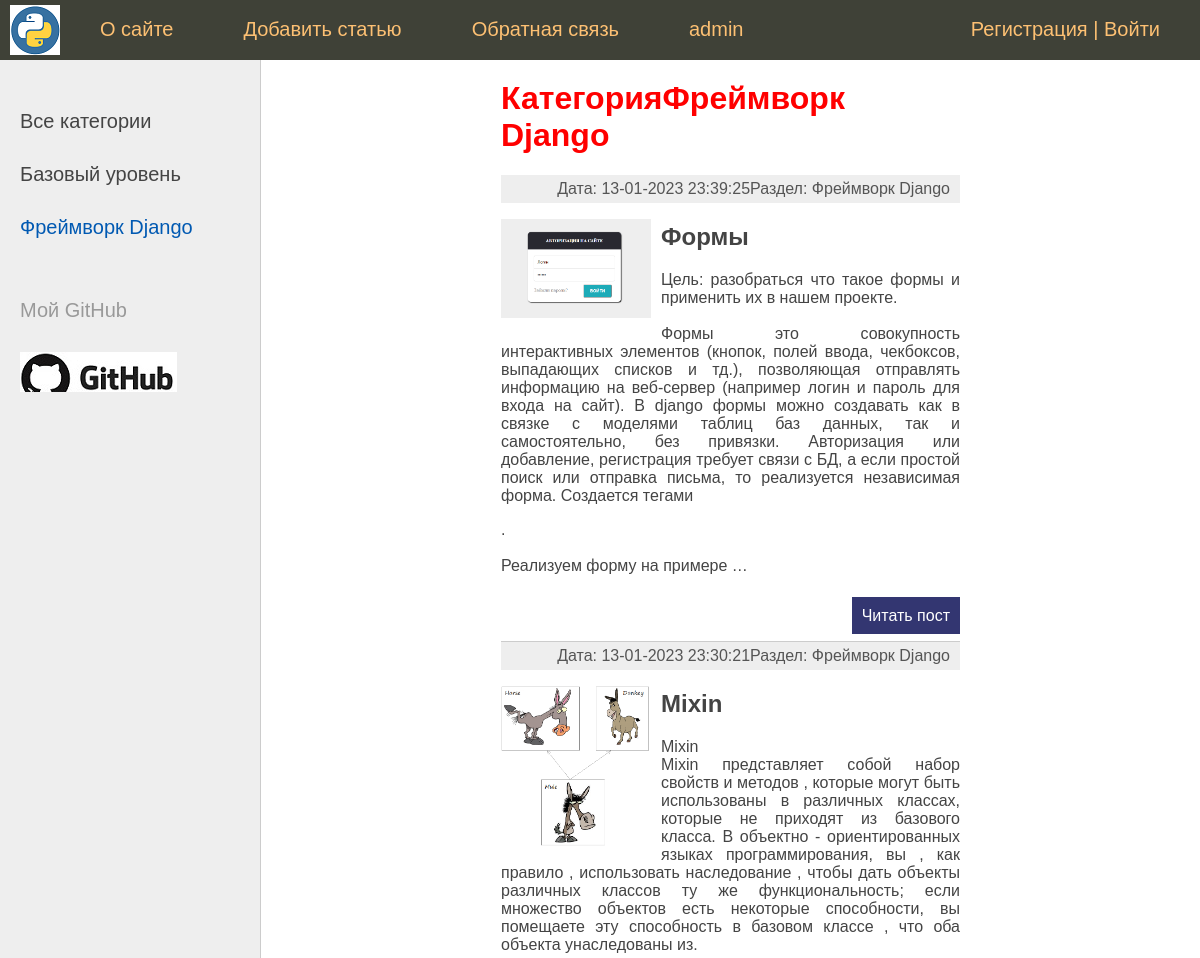
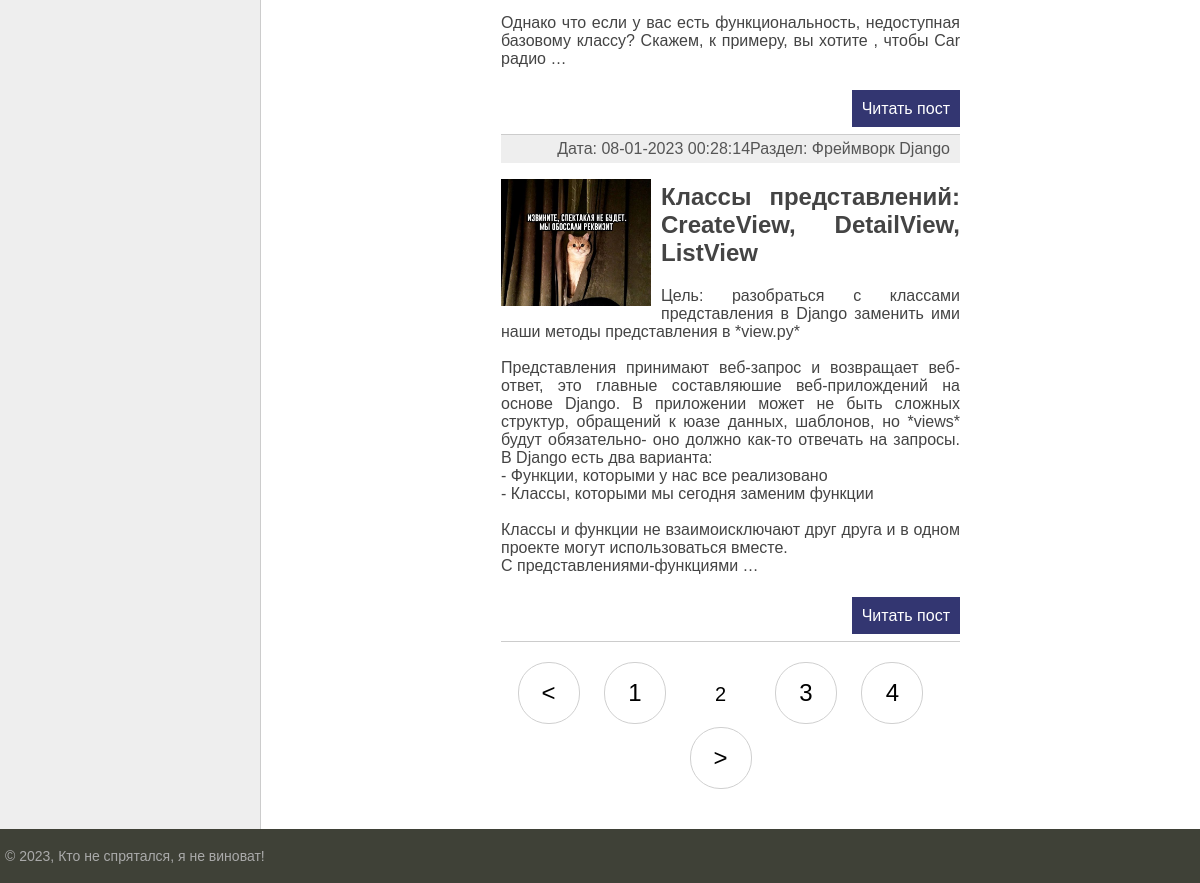
The app's page /category/frejmvork-django/?page=2, older data (2 pictures, top to bottom).
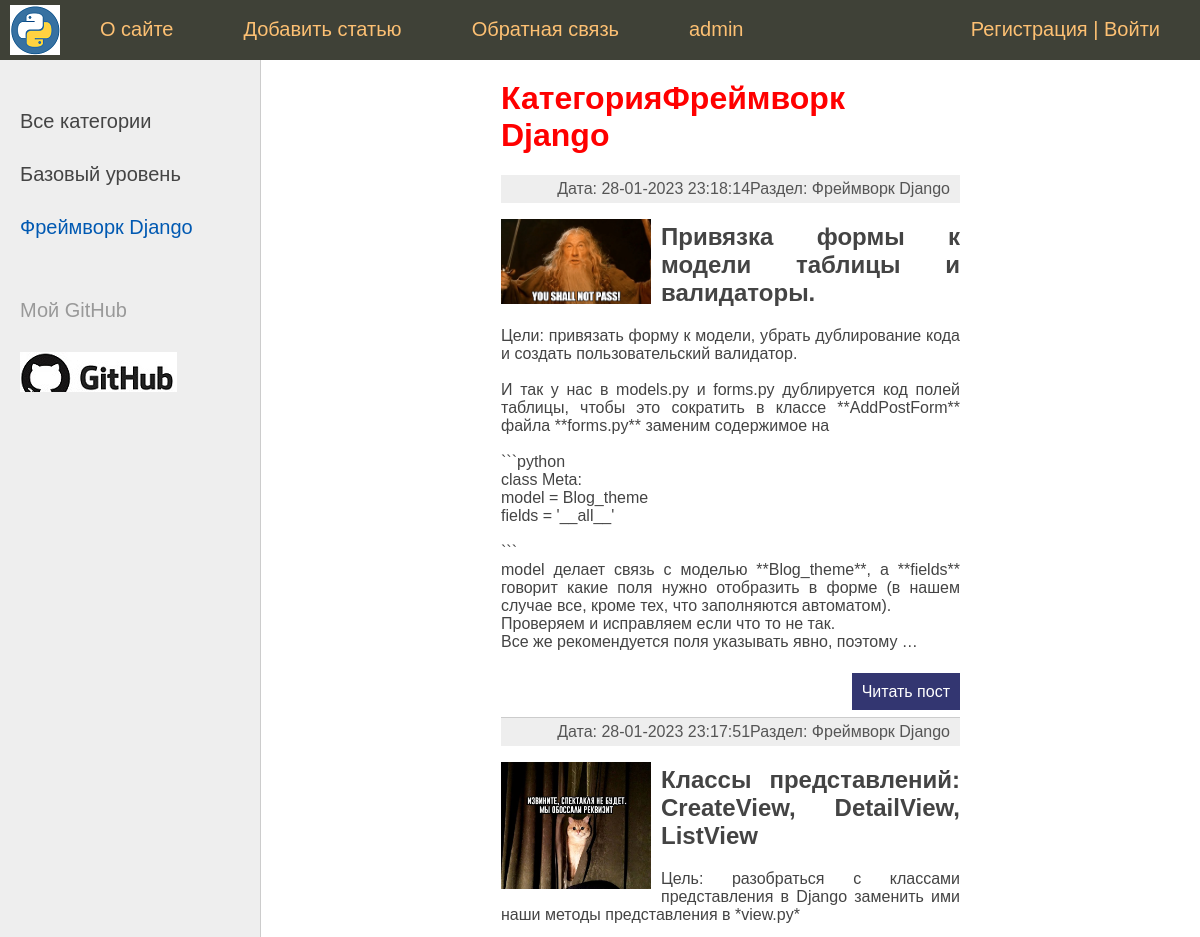
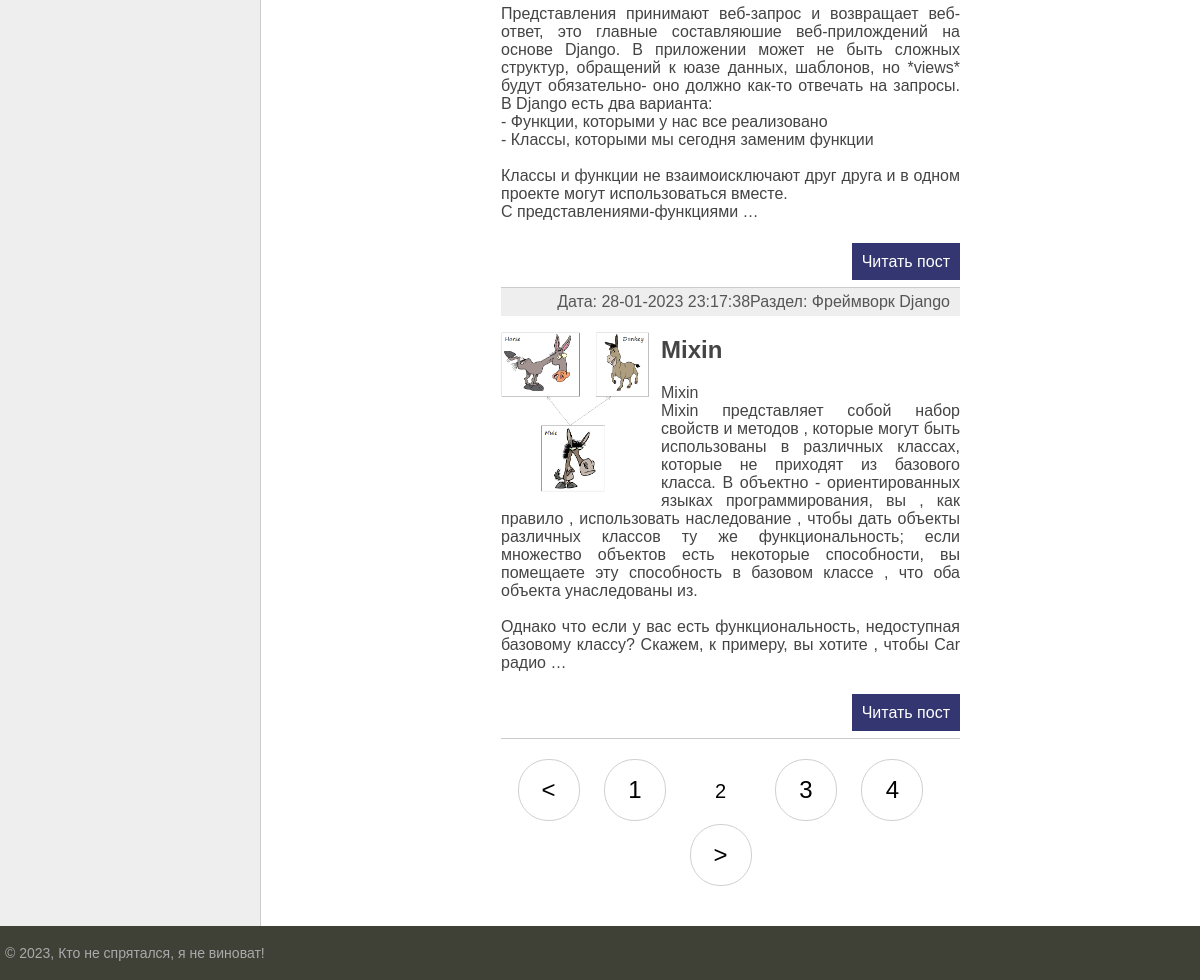
The same page, newer data (2 pictures, top to bottom).
### blog_theme/models.py (models this page shows, shortened)
class Category(models.Model):
    name = models.CharField(max_length=100, db_index=True, verbose_name='Раздел')
    slug = models.SlugField(max_length=255, unique=True, db_index=True, verbose_name='URL')
    def __str__(self):
        return self.name
    def get_absolute_url(self):
        return reverse('category', kwargs={'cat_slug': self.slug})
    class Meta:
        verbose_name = 'Раздел:'
        verbose_name_plural = 'Разделы:'
        ordering = ['id']

class Blog_theme(models.Model):
    title = models.CharField(max_length=255, verbose_name='Заголовок')
    slug = models.SlugField(max_length=255, unique=True, db_index=True, verbose_name='URL')
    content = MDTextField()
    photo = models.ImageField(upload_to="photos/%Y/%m/%d", verbose_name='Фото')
    time_created = models.DateTimeField(auto_now_add=True, verbose_name='Создано')
    time_updated = models.DateTimeField(auto_now=True, verbose_name='Изменено')
    is_published = models.BooleanField(default=True, verbose_name='Опубликованно')
    cat = models.ForeignKey('Category', on_delete=models.PROTECT, verbose_name='Раздел')
    def get_absolute_url(self):
        return reverse('post', kwargs={'post_slug': self.slug})
    class Meta:
        verbose_name = 'Темы1:'
        verbose_name_plural = 'Темы:'
        ordering = ['-time_updated', 'title']

### blog_theme/views.py (the view)
# urls.py: path('category/<slug:cat_slug>/', Blog_themeCategory.as_view(), name='category'),
class Blog_themeCategory(DataMixin, ListView):
    paginate_by = 3
    model = Blog_theme
    template_name = 'blog_theme/index.html'
    context_object_name = 'posts'
    allow_empty = False
    def get_queryset(self):
        return Blog_theme.objects.filter(cat__slug=self.kwargs['cat_slug'], is_published=True).select_related('cat')
    def get_context_data(self, *, object_list=None, **kwargs):
        context = super().get_context_data(**kwargs)
        c_def = self.get_user_context(title='Категория' + str(context['posts'][0].cat),
                                        cat_selected=self.kwargs['cat_slug'])
        context.update(c_def)
        return context

### blog_theme/templatetags/blog_theme_tags.py (called while the page is built)
@register.simple_tag()
def get_menu():
    menu = [{'title': 'О сайте', 'url_name': 'about'},
            {'title': 'Добавить статью', 'url_name': 'add_page'},
            {'title': 'Обратная связь', 'url_name': 'contact'},
            ]
    return menu

### blog_theme/utils.py (called while the page is built)
    def get_user_context(self, **kwargs):
        context = kwargs
        cats = cache.get('cats')
        if not cats:
            cats = Category.objects.annotate(Count('blog_theme'))
            cache.set('cats', cats, 60)
        print(cats)
        context['cats'] = cats
        if 'cat_selected' not in context:
            context['cat_selected'] = 0
        return context

### blog_theme/templates/blog_theme/index.html (shortened to what this page needs)
{% extends 'blog_theme/base.html' %}
{% load markdown_extras %}
{% block content %}
<h1>{{ title }}</h1>
<ul class="list-articles">
    {% for p in posts %}
    <li><div class="article-panel">
        <p class="last">Раздел: {{p.cat}}</p>
        <p class="last">Дата: {{p.time_updated|date:" d-m-Y H:i:s "}}</p>
    </div>
{% if p.photo %}
        <p><img class="img-article-left thumb" src="{{p.photo.url}}"></p>
{% endif %}
        <h2>{{p.title}}</h2>
        <p>{{p.content|safe|linebreaksbr|truncatewords:80}}</p>
        <p class="link-read-post"><a href="{{ p.get_absolute_url }}">Читать пост</a> </p>
    </li>
    {% endfor %}
</ul>
{% endblock %}

### blog_theme/templates/blog_theme/base.html (shortened to what this page needs)
{% load static %}
{% load blog_theme_tags %}
<html>
<head>
    <link href="{% static 'blog_theme/css/styles.css' %}" type="text/css" rel="stylesheet"/>
    <link href="{% static 'blog_theme/css/codehilite_styles.css' %}" type="text/css" rel="stylesheet"/>
</head>
<body>
<table class="table-page" border=0 cellpadding="0" cellspacing="0">
    <tr>
        <td valign=top>
            {% block mainmenu %}
                <div class="header">
                    <ul id="mainmenu" class="mainmenu">
                        <li class="logo"><a href="{% url 'home' %}">
                            <div class="logo"></div>
                        </a></li>
                        {% get_menu as menu %}
                        {% for m in menu %}
                                <li><a href="{% url m.url_name %}">{{ m.title }}</a></li>
                        {% endfor %}
                        {% if request.user.is_authenticated %}
                            <li class="last">{{ user.username }} | <a href="{% url 'logout' %}">Выйти</a></li>
                        {% else %}
                            <li class="last"><a href="{% url 'register' %}">Регистрация </a>|<a
                                    href="{% url 'login' %}"> Войти</a></li>
                        {% endif %}
                        <li><a href="/admin">admin</a></li>
                    </ul>
                </div>
            {% endblock mainmenu %}
            <table class="table-content" border=0 cellpadding="0" cellspacing="0">
                <tr>
                    <td valign="top" class="left-chapters">
                        <ul id="leftchapters">
                            {% if cat_selected == 0 %}
                                <li class="selected">Все категории</li>
                            {% else %}
                                <li><a href="{% url 'home' %}">Все категории</a></li>
                            {% endif %}
                            {% for c in cats %}
                                {% if c.blog_theme__count > 0 %}
                                    {% if c.slug == cat_selected %}
                                        <li class="selected">{{ c.name }}</li>
                                    {% else %}
                                        <li><a href="{{ c.get_absolute_url }}">{{ c.name }}</a></li>
                                    {% endif %}
                                {% endif %}
                            {% endfor %}
                            <li class="share">
                                <p>Мой GitHub</p>
                                <a class="share-yt" href="https://github.com/Sarge322" target="_blank"
                                   rel="nofollow"></a>
                            </li>
                        </ul>
                    </td>
                    <td valign="top" class="content">
                        <div>
                            {% block content %}
                            {% endblock %}
                            {% if page_obj.has_other_pages %}
                                <nav class="list-pages">
                                    <ul>
                                        {% if page_obj.has_previous %}
                                            <li class="page-num">
                                                <a href="?page={{ page_obj.previous_page_number }}">&lt;</a>
                                            </li>
                                        {% endif %}
                                        {% for p in paginator.page_range %}
                                            {% if page_obj.number == p %}
                                                <li class="page-num page-num-selected">{{ p }}</li>
                                            {% elif p >= page_obj.number|add:-2 and p <= page_obj.number|add:2 %}
                                                <li class="page-num">
                                                    <a href="?page={{ p }}">{{ p }}</a>
                                                </li>
                                            {% endif %}
                                        {% endfor %}
                                        {% if page_obj.has_next %}
                                            <li class="page-num">
                                                <a href="?page={{ page_obj.next_page_number }}">&gt;</a>
                                            </li>
                                        {% endif %}
                                    </ul>
                                </nav>
                            {% endif %}
                        </div>
                    </td>
                </tr>
            </table>
        </td>
    </tr>
    <tr>
        <td valign=top>
            <div id="footer">
                <p>&copy; 2023, Кто не спрятался, я не виноват!</p>
            </div>
        </td>
    </tr>
</table>
</body>
</html>

### blog_theme/static/blog_theme/css/styles.css (style rules this page uses)
html, body { font-family: 'Arial'; margin: 0; padding: 0; height: 100%; width: 100%; color: #444; }
h1 { color: red; }
a { color: #0059b2; text-decoration: none; }
img { max-width: 600px; height: auto; }
img.img-article-left { max-width: 300px; height: auto; float: left; padding: 0 10px 10px 0; }
img.img-article-left.thumb { max-width: 150px; height: auto; }
p.link-read-post { text-align: right; }
p.link-read-post a { padding: 10px; min-width: 100px; background: #333671; color: #fff; text-decoration: none; }
div.article-panel { background: #eee; padding: 5px 10px 5px 10px; box-sizing: border-box; overflow: hidden; color: #555; }
div.article-panel p.last { margin: 0; float: right; }
ul.list-articles { list-style: none; margin: 0; padding: 0; }
ul.list-articles li { border-bottom: 1px solid #ccc; }
.table-page { width: 100%; height: 100%; vertical-align: top; }
.table-page tr { height: 100%; }
.header { background: #3F4137; height: 60px; }
.logo { background: url('../images/logo.png') no-repeat 10px 5px; width: 70px; height: 60px; }
ul.mainmenu { list-style: none; margin: 0; padding: 0; height: 60px; color: #fdc073; font-size: 20px; overflow: hidden; }
ul.mainmenu li { float: left; margin: 18px 40px 0 30px; }
ul.mainmenu li.logo { margin: 0; }
ul.mainmenu li.last { float: right; }
ul.mainmenu li a { color: #fdc073; text-decoration: none; }
.table-content { width: 100%; min-height: 100%; height: 100%; }
.left-chapters { margin: 0; background: #eee; border-right: 1px solid #ccc; min-height: 100%; }
.left-chapters ul { width: 230px; min-height: 100%; margin: 0; padding: 20px 10px 10px 20px; list-style: none; font-size: 20px; }
.left-chapters ul li { margin: 30px 0 0 0; color: #999; }
.left-chapters ul li.selected { color: #0059b2; }
.left-chapters ul li a { color: #444; text-decoration: none; }
.left-chapters ul li.share { margin: 60px 0 0 0; }
.left-chapters ul li.share p { margin: 30px 0 30px 0; }
.left-chapters ul li.share a { display: inline-block; width: 40px; height: 40px; margin: 0 20px 0 0; }
.left-chapters ul li.share a.share-yt { width: 100%; height: 40px; background: url('../images/share_yt.jpg') no-repeat 0 0 }
.content { padding: 20px 20% 20px 20%; width: 100%; text-align: justify; box-sizing: border-box; }
#footer { box-sizing: border-box; background: #3F4137; padding: 5px; color: #aaa; font-size: 14px; font-family: Verdana, Geneva, Arial, Helvetica; text-align: left; overflow: hidden; }
.list-pages { text-align: center; margin: 0 0 20px 0; }
.list-pages ul { margin: 20px 0 0 0; padding: 0; list-style: none; }
.list-pages ul li { display: inline-block; margin: 0 20px 0 0; }
.list-pages a { color: #000; font-size: 24px; text-decoration: none; }
.list-pages .page-num, .page-num-selected { display: inline-block; width: 60px; height: 44px; padding: 16px 0 0 0; border: 1px solid #d0d0d0; border-radius: 30px; }
.list-pages .page-num-selected { border: none; color: #000; font-size: 20px; }

Row changes from the older to the newer data that the page shows:
no longer on this page (row unchanged): Blog_theme: cat "Фреймворк Django", time_updated "13-01-2023 23:39:25", photo (picture), title "Формы", content "Цель: разобраться что такое формы и применить их в нашем проекте. Формы это совокупность интерактивных элементов (кнопок, полей ввода, чекбоксов, выпадающих списков и тд.), позволяющая отправлять информацию на веб-сервер (например логин и пароль для входа на сайт). В django формы можно создавать как в связке с моделями таблиц баз данных, так и самостоятельно, без привязки. Авторизация или добавление, регистрация требует связи с БД, а если простой поиск или отправка письма, то реализуется независимая форма. Создается тегами . Реализуем форму на примере …"
now on this page (row edited): Blog_theme: cat "Фреймворк Django", time_updated "28-01-2023 23:18:14", photo (picture), title "Привязка формы к модели таблицы и валидаторы.", content "Цели: привязать форму к модели, убрать дублирование кода и создать пользовательский валидатор. И так у нас в models.py и forms.py дублируется код полей таблицы, чтобы это сократить в классе **AddPostForm** файла **forms.py** заменим содержимое на ```python class Meta: model = Blog_theme fields = '__all__' ``` model делает связь с моделью **Blog_theme**, а **fields** говорит какие поля нужно отобразить в форме (в нашем случае все, кроме тех, что заполняются автоматом). Проверяем и исправляем если что то не так. Все же рекомендуется поля указывать явно, поэтому …"
changed Blog_theme "Классы представлений: CreateView, DetailView, ListView": time_updated "08-01-2023 00:28:14" → "28-01-2023 23:17:51"; moves up the list
changed Blog_theme "Mixin": time_updated "13-01-2023 23:30:21" → "28-01-2023 23:17:38"
